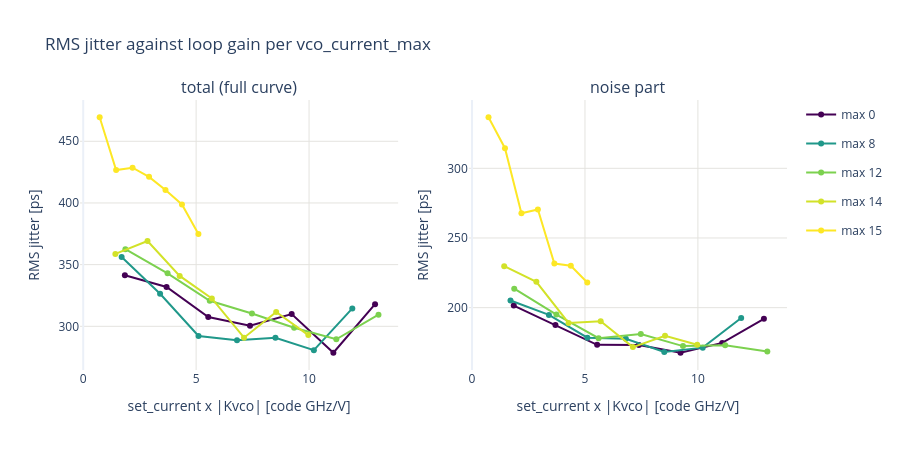

The notebook cell this image was saved under:
### Code cell
# Loop-gain sweep (step 3b, set_current varied): jitter against set_current x measured |Kvco| (binary-weighted Icp:
# loop gain ~ code x Kvco), one colour per max code. On one curve: loop gain; a code above the rest: the VCO.
if runs["set_current"].nunique() > 1:
    fig = make_subplots(rows=1, cols=2, horizontal_spacing=0.1, subplot_titles=("total (full curve)", "noise part"))
    for code, grp in runs.groupby("vco_current_max"):
        grp = grp.assign(gain=grp["set_current"] * grp["kvco_plot"] / 1e9).sort_values("gain")
        for c, col in enumerate(("time_jitter_trace_ps", "time_jitter_noise_ps"), 1):
            fig.add_scatter(x=grp["gain"], y=grp[col], mode="lines+markers", name=f"max {code:.0f}",
                            legendgroup=f"max {code:.0f}", showlegend=c == 1, row=1, col=c,
                            line=dict(color=max_color(code)), text=grp["set_current"],
                            hovertemplate="Icp %{text}, gain %{x:.1f}: %{y:.0f} ps<extra>" + f"max {code:.0f}</extra>")
    fig.update_layout(title="RMS jitter against loop gain per vco_current_max", template="plotly_white", height=450)
    fig.update_xaxes(title="set_current x |Kvco| [code GHz/V]", gridcolor=GRID)
    fig.update_yaxes(title="RMS jitter [ps]", gridcolor=GRID)
    save(fig, "jitter_vs_loop_gain")

### Figure 1 — Plotly figure (JSON) as saved in the notebook; plotly's stock layout.template omitted (floating-point values rounded to 4 significant figures)
{"data": [{"hovertemplate": "Icp %{text}, gain %{x:.1f}: %{y:.0f} ps<extra>max 0</extra>", "legendgroup": "max 0", "line": {"color": "rgb(68, 1, 84)"}, "mode": "lines+markers", "name": "max 0", "showlegend": true, "text": [1.0, 2.0, 3.0, 4.0, 5.0, 6.0, 7.0], "type": "scatter", "x": [1.846, 3.692, 5.538, 7.384, 9.23, 11.08, 12.92], "xaxis": "x", "y": [341.4, 331.9, 307.6, 300.5, 309.9, 278.6, 318.0], "yaxis": "y"}, {"hovertemplate": "Icp %{text}, gain %{x:.1f}: %{y:.0f} ps<extra>max 0</extra>", "legendgroup": "max 0", "line": {"color": "rgb(68, 1, 84)"}, "mode": "lines+markers", "name": "max 0", "showlegend": false, "text": [1.0, 2.0, 3.0, 4.0, 5.0, 6.0, 7.0], "type": "scatter", "x": [1.846, 3.692, 5.538, 7.384, 9.23, 11.08, 12.92], "xaxis": "x2", "y": [201.5, 187.6, 173.3, 173.1, 167.7, 174.7, 192.0], "yaxis": "y2"}, {"hovertemplate": "Icp %{text}, gain %{x:.1f}: %{y:.0f} ps<extra>max 8</extra>", "legendgroup": "max 8", "line": {"color": "rgb(32, 152, 138)"}, "mode": "lines+markers", "name": "max 8", "showlegend": true, "text": [1.0, 2.0, 3.0, 4.0, 5.0, 6.0, 7.0], "type": "scatter", "x": [1.702, 3.404, 5.107, 6.809, 8.511, 10.21, 11.92], "xaxis": "x", "y": [356.3, 326.4, 292.1, 288.7, 290.7, 280.7, 314.5], "yaxis": "y"}, {"hovertemplate": "Icp %{text}, gain %{x:.1f}: %{y:.0f} ps<extra>max 8</extra>", "legendgroup": "max 8", "line": {"color": "rgb(32, 152, 138)"}, "mode": "lines+markers", "name": "max 8", "showlegend": false, "text": [1.0, 2.0, 3.0, 4.0, 5.0, 6.0, 7.0], "type": "scatter", "x": [1.702, 3.404, 5.107, 6.809, 8.511, 10.21, 11.92], "xaxis": "x2", "y": [205.2, 194.8, 178.4, 177.7, 168.2, 171.3, 192.6], "yaxis": "y2"}, {"hovertemplate": "Icp %{text}, gain %{x:.1f}: %{y:.0f} ps<extra>max 12</extra>", "legendgroup": "max 12", "line": {"color": "rgb(124, 209, 79)"}, "mode": "lines+markers", "name": "max 12", "showlegend": true, "text": [1.0, 2.0, 3.0, 4.0, 5.0, 6.0, 7.0], "type": "scatter", "x": [1.868, 3.736, 5.603, 7.471, 9.339, 11.21, 13.07], "xaxis": "x", "y": [362.5, 342.9, 320.7, 310.3, 298.8, 289.5, 309.4], "yaxis": "y"}, {"hovertemplate": "Icp %{text}, gain %{x:.1f}: %{y:.0f} ps<extra>max 12</extra>", "legendgroup": "max 12", "line": {"color": "rgb(124, 209, 79)"}, "mode": "lines+markers", "name": "max 12", "showlegend": false, "text": [1.0, 2.0, 3.0, 4.0, 5.0, 6.0, 7.0], "type": "scatter", "x": [1.868, 3.736, 5.603, 7.471, 9.339, 11.21, 13.07], "xaxis": "x2", "y": [213.6, 195.1, 178.1, 181.1, 172.4, 173.0, 168.6], "yaxis": "y2"}, {"hovertemplate": "Icp %{text}, gain %{x:.1f}: %{y:.0f} ps<extra>max 14</extra>", "legendgroup": "max 14", "line": {"color": "rgb(210, 226, 41)"}, "mode": "lines+markers", "name": "max 14", "showlegend": true, "text": [1.0, 2.0, 3.0, 4.0, 5.0, 6.0, 7.0], "type": "scatter", "x": [1.424, 2.848, 4.272, 5.696, 7.12, 8.545, 9.969], "xaxis": "x", "y": [358.7, 369.2, 340.9, 322.6, 290.8, 311.6, 292.9], "yaxis": "y"}, {"hovertemplate": "Icp %{text}, gain %{x:.1f}: %{y:.0f} ps<extra>max 14</extra>", "legendgroup": "max 14", "line": {"color": "rgb(210, 226, 41)"}, "mode": "lines+markers", "name": "max 14", "showlegend": false, "text": [1.0, 2.0, 3.0, 4.0, 5.0, 6.0, 7.0], "type": "scatter", "x": [1.424, 2.848, 4.272, 5.696, 7.12, 8.545, 9.969], "xaxis": "x2", "y": [229.8, 218.6, 189.0, 190.3, 171.7, 179.9, 173.3], "yaxis": "y2"}, {"hovertemplate": "Icp %{text}, gain %{x:.1f}: %{y:.0f} ps<extra>max 15</extra>", "legendgroup": "max 15", "line": {"color": "rgb(253, 231, 37)"}, "mode": "lines+markers", "name": "max 15", "showlegend": true, "text": [1.0, 2.0, 3.0, 4.0, 5.0, 6.0, 7.0], "type": "scatter", "x": [0.7288, 1.458, 2.186, 2.915, 3.644, 4.373, 5.102], "xaxis": "x", "y": [469.5, 426.6, 428.6, 421.2, 410.5, 398.8, 374.8], "yaxis": "y"}, {"hovertemplate": "Icp %{text}, gain %{x:.1f}: %{y:.0f} ps<extra>max 15</extra>", "legendgroup": "max 15", "line": {"color": "rgb(253, 231, 37)"}, "mode": "lines+markers", "name": "max 15", "showlegend": false, "text": [1.0, 2.0, 3.0, 4.0, 5.0, 6.0, 7.0], "type": "scatter", "x": [0.7288, 1.458, 2.186, 2.915, 3.644, 4.373, 5.102], "xaxis": "x2", "y": [336.6, 314.4, 267.7, 270.5, 231.6, 230.0, 218.1], "yaxis": "y2"}], "layout": {"annotations": [{"font": {"size": 16}, "showarrow": false, "text": "total (full curve)", "x": 0.225, "xanchor": "center", "xref": "paper", "y": 1, "yanchor": "bottom", "yref": "paper"}, {"font": {"size": 16}, "showarrow": false, "text": "noise part", "x": 0.775, "xanchor": "center", "xref": "paper", "y": 1, "yanchor": "bottom", "yref": "paper"}], "height": 450, "title": {"text": "RMS jitter against loop gain per vco_current_max"}, "xaxis": {"anchor": "y", "domain": [0, 0.45], "gridcolor": "#e4e3df", "title": {"text": "set_current x |Kvco| [code GHz/V]"}}, "xaxis2": {"anchor": "y2", "domain": [0.55, 1], "gridcolor": "#e4e3df", "title": {"text": "set_current x |Kvco| [code GHz/V]"}}, "yaxis": {"anchor": "x", "domain": [0, 1], "gridcolor": "#e4e3df", "title": {"text": "RMS jitter [ps]"}}, "yaxis2": {"anchor": "x2", "domain": [0, 1], "gridcolor": "#e4e3df", "title": {"text": "RMS jitter [ps]"}}}}
